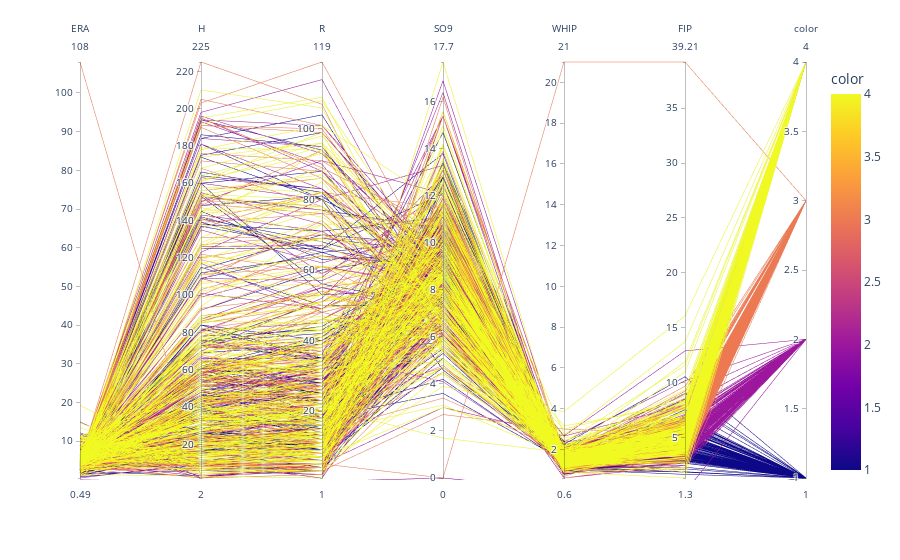

Notebook code cell kept with this figure:
### Markdown cell above
Visualization

### Code cell
# Create the parallel coordinates plot
fig = px.parallel_coordinates(final_combined_selected, color=final_combined['Tier'])

# Display the plot
fig.show()

### Figure 1 — Plotly figure (JSON) as saved in the notebook; plotly's stock layout.template omitted (floating-point values rounded to 4 significant figures; data arrays with more than 128 entries replaced by an {"elided": "..."} marker saying what was removed)
{"data": [{"dimensions": [{"label": "ERA", "values": {"elided": "640 float values"}}, {"label": "H", "values": {"elided": "640 int values"}}, {"label": "R", "values": {"elided": "640 int values"}}, {"label": "SO9", "values": {"elided": "640 float values"}}, {"label": "WHIP", "values": {"elided": "640 float values"}}, {"label": "FIP", "values": {"elided": "640 float values"}}, {"label": "color", "values": {"elided": "640 int values"}}], "domain": {"x": [0, 1], "y": [0, 1]}, "line": {"color": {"elided": "640 int values"}, "coloraxis": "coloraxis"}, "name": "", "type": "parcoords"}], "layout": {"coloraxis": {"colorbar": {"title": {"text": "color"}}, "colorscale": [[0, "#0d0887"], [0.1111, "#46039f"], [0.2222, "#7201a8"], [0.3333, "#9c179e"], [0.4444, "#bd3786"], [0.5556, "#d8576b"], [0.6667, "#ed7953"], [0.7778, "#fb9f3a"], [0.8889, "#fdca26"], [1, "#f0f921"]]}, "legend": {"tracegroupgap": 0}, "margin": {"t": 60}}}
